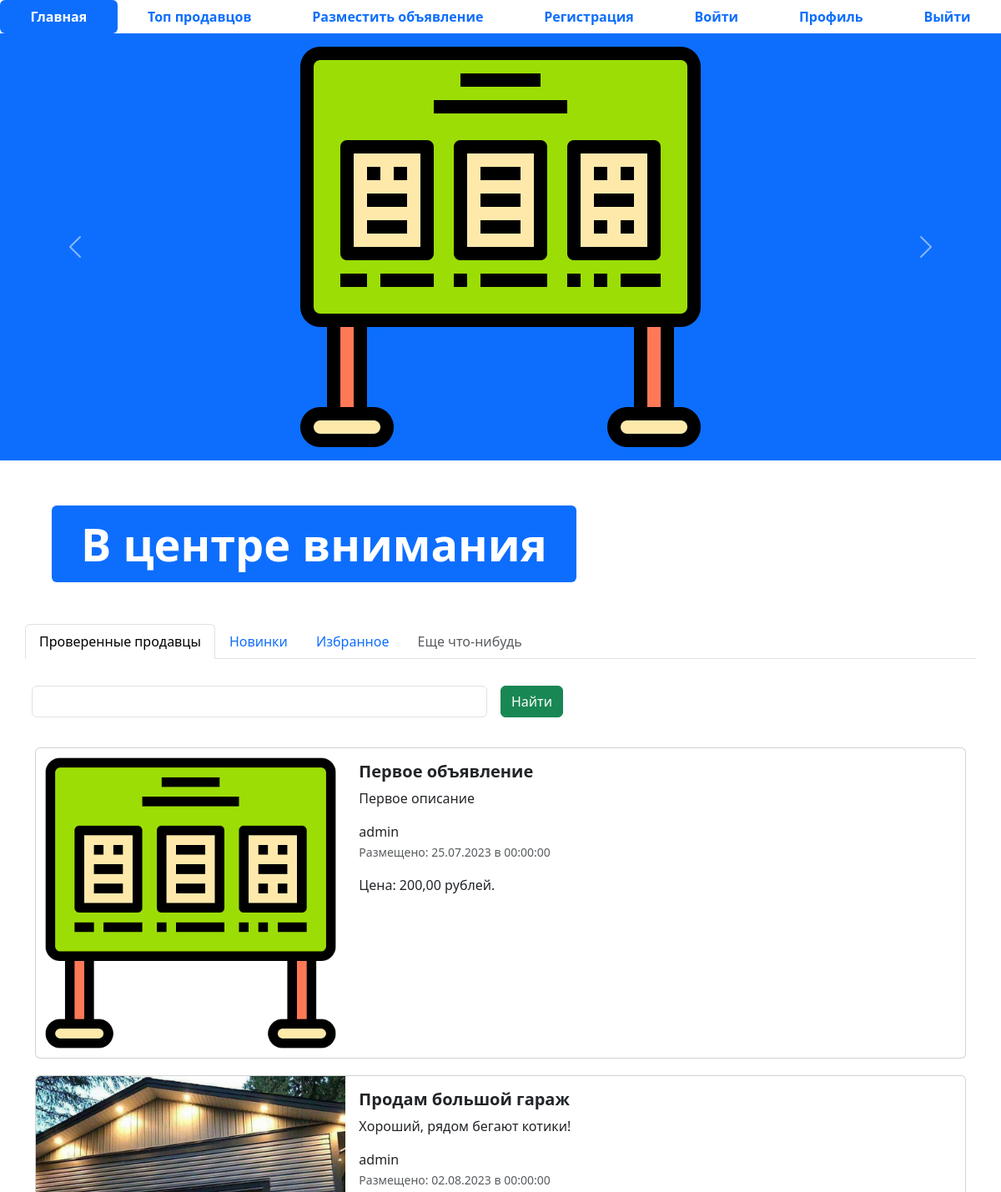
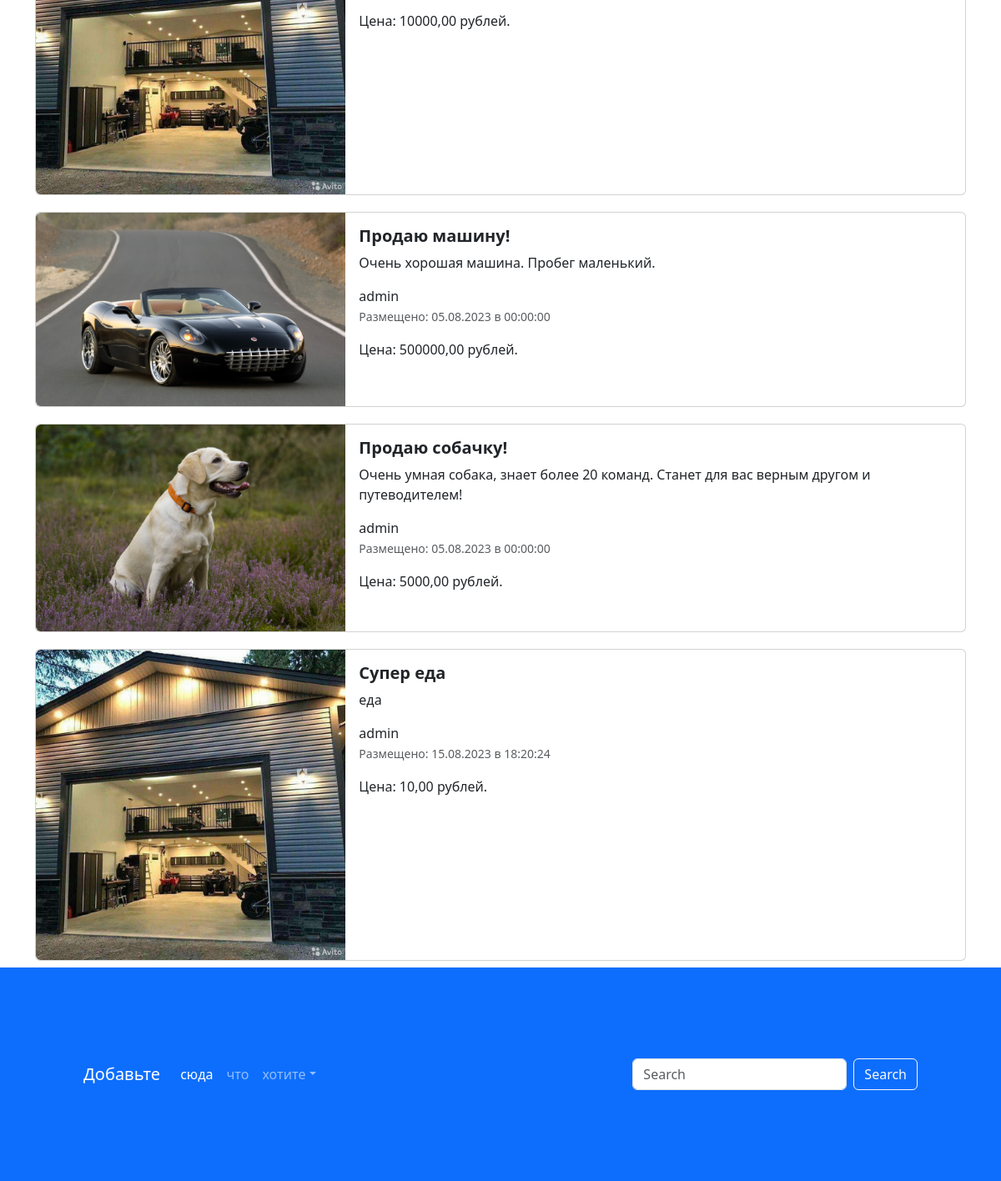
The page / on the database its author committed (2 pictures, top to bottom).
### app_advertisements/models.py (models this page shows, shortened)
class Advertisement(models.Model):
    user = models.ForeignKey(
        User,
        verbose_name="Пользователь",
        on_delete=models.CASCADE,
    )
    image = models.ImageField(
        "Изображение",
        upload_to="advertisements/"
    )
    title = models.CharField("Заголовок", max_length=128)
    description = models.TextField("Описание")
    price = models.DecimalField("Цена", max_digits=10, decimal_places=2)
    auction = models.BooleanField("Торг", help_text="Отметьте, если хотите торговаться")
    created_at = models.DateTimeField(auto_now_add=True)
    updated_at = models.DateTimeField(auto_now=True)
    @admin.display(description="Дата создания")
    def created_date(self):
        from django.utils import timezone
        if self.created_at.date() == timezone.now().date():
            created_date = self.created_at.strftime("%H:%M:%S")
            return format_html(
                "<span style='color:green; font-weight:bold;'> Сегодня в {}</span>",
                created_date
            )
        return self.created_at.strftime("%d.%m.%Y в %H:%M:%S")
    class Meta:
        db_table = "advertisements"

### app_advertisements/views.py (the view)
# urls.py: path("", index, name="main-page"),
def index(request):
    ads = Advertisement.objects.all()
    context = {"advertisements": ads}
    return render (request, "index.html", context)

### templates/index.html (shortened to what this page needs)
{% extends 'base.html' %}
{% load static %}
{% block content %}
<ul class="nav nav-pills sticky-top bg-white nav-fill">
  <li class="nav-item">
    <a class="nav-link active" aria-current="page" href="/">
      <span style="font-weight: bold;">Главная</span>
    </a>
  </li>
  <li class="nav-item">
    <a class="nav-link" href="{% url 'top-sellers' %}"><span style="font-weight: bold;">Топ продавцов</span>
    </a>
  </li>
  <li class="nav-item">
    <a class="nav-link" href="{% url 'adv-post' %}">
      <span style="font-weight: bold;">Разместить объявление</span>
    </a>
  </li>
  <li class="nav-item">
    <a class="nav-link" href="register.html">
      <span style="font-weight: bold;">Регистрация</span>
    </a>
  </li>
  <li class="nav-item">
    <a class="nav-link" href="login.html">
      <span style="font-weight: bold;">Войти</span>
    </a>
  </li>
  <li class="nav-item">
    <a class="nav-link" href="profile.html">
      <span style="font-weight: bold;">Профиль</span>
    </a>
  </li>
  <li class="nav-item">
    <a class="nav-link" href="#">
      <span style="font-weight: bold;">Выйти</span>
    </a>
  </li>
</ul>
<div id="carouselExampleControls" class="carousel slide bg-primary" data-bs-ride="carousel">
  <div class="carousel-inner">
    <div class="carousel-item active">
      <img src="{% static 'img/1.png' %}" class="mx-auto d-block w-33" alt="...">
    </div>
  </div>
  <button class="carousel-control-prev" type="button" data-bs-target="#carouselExampleControls" data-bs-slide="prev">
    <span class="carousel-control-prev-icon" aria-hidden="true"></span>
  </button>
  <button class="carousel-control-next" type="button" data-bs-target="#carouselExampleControls" data-bs-slide="next">
    <span class="carousel-control-next-icon" aria-hidden="true"></span>
  </button>
</div>
<div class="container" style="margin: 50px;">
  <div class="display-2">
    <span class="badge bg-primary">В центре внимания</span>
  </div>
</div>
<div class="container">
  <div class="row">
    <ul class="nav nav-tabs bg-white">
      <li class="nav-item">
        <a class="nav-link active" aria-current="page" href="#">Проверенные продавцы</a>
      </li>
      <li class="nav-item">
        <a class="nav-link" href="#">Новинки</a>
      </li>
      <li class="nav-item">
        <a class="nav-link" href="#">Избранное</a>
      </li>
      <li class="nav-item">
        <a class="nav-link disabled" href="#" tabindex="-1" aria-disabled="true">Еще что-нибудь</a>
      </li>
    </ul>
    <form class="row g-3">
      <div class="col-auto w-50">
        <input type="text" class="form-control">
      </div>
      <div class="col-auto">
        <button type="submit" class="btn btn-success mb-3">Найти</button>
      </div>
    </form>
  </div>
  <div class="col">
    {% for adv in advertisements %}
    <div class="card mb-2" style="max-width: 1200px; margin-top: 20px;">
      <div class="row g-0">
        <div class="col-md-4">
          <a href="advertisement.html" class="nav-link">
            <img src="{% if adv.image %}{{ adv.image.url}}{% else %}{% static 'img/1.png' %}{% endif %}" class="img-fluid rounded-start" alt="Card title">
          </a>
        </div>
        <div class="col-md-8">
          <div class="card-body">
            <h5 class="card-title">
              <a href="advertisement.html" class="nav-link"><strong>{{ adv.title }}</strong></a>
            </h5>
            <a href="advertisement.html" class="nav-link">
              <p class="card-text">{{ adv.description }}</p>
              <span>{{ adv.user }}</span>
              <p class="card-text"><small class="text-muted">Размещено: {{ adv.created_date }}</small></p>
              <span>Цена: {{ adv.price }} рублей.</span>
            </a>
          </div>
        </div>
      </div>
    </div>
    {% endfor %}
  </div>
</div>
<footer style="padding: 100px;" class="bg-primary">
  <nav class="navbar navbar-expand-sm navbar-dark">
    <a class="navbar-brand" href="#">Добавьте</a>
    <div class="collapse navbar-collapse" id="collapsibleNavId">
      <ul class="navbar-nav me-auto mt-2 mt-lg-0">
        <li class="nav-item">
          <a class="nav-link active" href="#" aria-current="page">сюда</a>
        </li>
        <li class="nav-item">
          <a class="nav-link" href="#">что</a>
        </li>
        <li class="nav-item dropdown">
          <a class="nav-link dropdown-toggle" href="#" id="dropdownId" data-bs-toggle="dropdown" aria-haspopup="true"
             aria-expanded="false">хотите</a>
        </li>
      </ul>
      <form class="d-flex my-2 my-lg-0">
        <input class="form-control me-sm-2" type="text" placeholder="Search">
        <button class="btn btn-outline-light my-2 my-sm-0" type="submit">Search</button>
      </form>
    </div>
  </nav>
</footer>
{% endblock %}

### templates/base.html (shortened to what this page needs)
{% load static %}
<!DOCTYPE html>
<html lang="en">
<head>
  <link href="{% static 'css/bootstrap.min.css' %}" rel="stylesheet">
  <link rel="stylesheet" href="css/fontello.css">
</head>
<body>
{% block content %}
{% endblock %}
</body>
</html>

### rows shown on the page
Advertisement: title "Первое объявление", description "Первое описание", user "admin", created_date "25.07.2023 в 00:00:00", price "200,00"
Advertisement: image (picture), title "Продам большой гараж", description "Хороший, рядом бегают котики!", user "admin", created_date "02.08.2023 в 00:00:00", price "10000,00"
Advertisement: image (picture), title "Продаю машину!", description "Очень хорошая машина. Пробег маленький.", user "admin", created_date "05.08.2023 в 00:00:00", price "500000,00"
Advertisement: image (picture), title "Продаю собачку!", description "Очень умная собака, знает более 20 команд. Станет для вас верным другом и путеводителем!", user "admin", created_date "05.08.2023 в 00:00:00", price "5000,00"
Advertisement: image (picture), title "Супер еда", description "еда", user "admin", created_date "15.08.2023 в 18:20:24", price "10,00"
